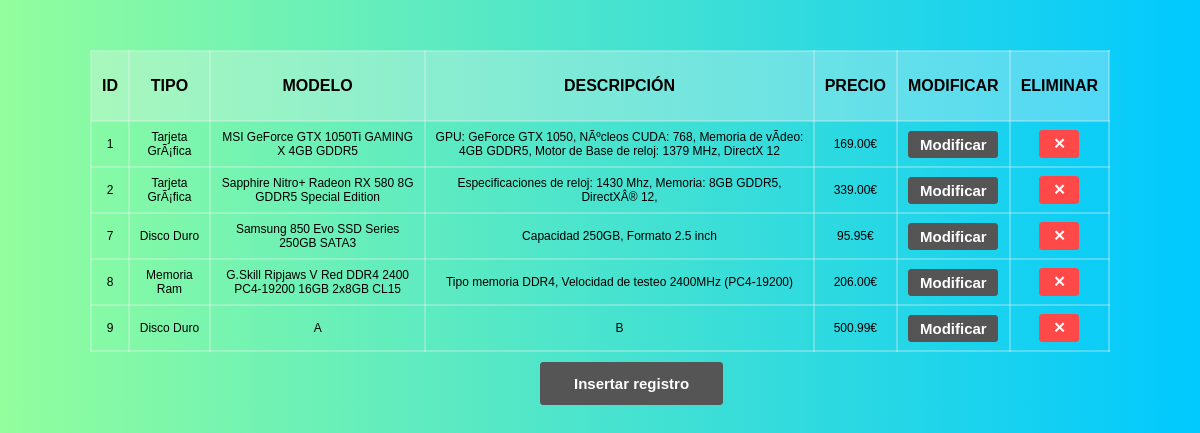
/Tema1/PRACTICAS/Practica_2/index.php, run on the app's committed database.
### tables this page shows
CREATE TABLE `components` (
  `id` int(11) NOT NULL,
  `tipo` varchar(20) NOT NULL,
  `modelo` varchar(100) NOT NULL,
  `descripcion` varchar(200) NOT NULL,
  `precio` decimal(5,2) NOT NULL
);

### Tema1/PRACTICAS/Practica_2/baseDatos.php (called while the page is built, shortened)
<?php
$servername = "localhost";
$username = "patryk";
$password = "patryk";
$dbname = "hardware";
$conn = new mysqli($servername, $username, $password, $dbname);
   $sql = "SELECT * FROM components";
   $result = $conn->query($sql) or trigger_error(mysqli_error($conn)." ".$sql);
 ?>

### Tema1/PRACTICAS/Practica_2/index.php (the view, shortened to what this page needs)
<!DOCTYPE html>
<html>
  <head>
  </head>
  <body>
      <?php
        require_once('baseDatos.php');
        if ($result->num_rows > 0) { ?>
          <table>
            <tr>
              <th>ID</th>
              <th>TIPO</th>
              <th>MODELO</th>
              <th>DESCRIPCIÓN</th>
              <th>PRECIO</th>
              <th>MODIFICAR</th>
              <th>ELIMINAR</th>
            </tr>
            <?php
         while($row = $result->fetch_assoc()) { ?>
        <tr>
            <td><?php echo $row["id"]; ?></td>
            <td><?php echo $row["tipo"]; ?></td>
            <td><?php echo $row["modelo"]; ?></td>
            <td><?php echo $row["descripcion"]; ?></td>
            <td><?php echo $row["precio"] . "€"; ?></td>
            <td>
              <a href="controlador_modificar.php?id=<?php echo $row["id"];?>">
                <input class="modificar" type="button" value="Modificar">
              </a>
            </td>
            <td>
              <a href="controlador_eliminar.php?id=<?php echo $row["id"];?>">
                <input class="eliminar" type="button" value="&#10005;">
              </a>
            </td>
            <?php } ?>
        </tr>
    </table>
    <form action="altas.php">
        <input type="submit" class="nuevo" value="Insertar registro" />
    </form>
    <?php
  } elseif ($result == false) {
      echo "La consulta que ha solicitado en el archivo baseDatos.php tiene errores de sintaxis.";
  } else { ?>
  <form action="controlador_alta.php">
      <input type="submit" class="nuevo" value="Insertar registro" />
  </form>
<?php }?>
  </body>
</html>

### Tema1/PRACTICAS/Practica_2/index.php (style rules this page uses)
* { margin: 0; padding: 0; }
body { background: #00C9FF; background: -webkit-linear-gradient(to right, #92FE9D, #00C9FF); background: linear-gradient(to right, #92FE9D, #00C9FF); font-family: Arial, sans-serif; }
table { position: relative; margin: 50px auto; width: 85%; }
table, th, td { border-collapse: collapse; border-top: 2px solid rgba(242, 242, 242, 0.3); }
th, td { border-bottom: 2px solid rgba(242, 242, 242, 0.3); }
td { padding: 8px; text-align: center; border: 2px solid rgba(242, 242, 242, 0.3); font-size: 12px; }
th { padding: 25px 10px 25px 10px; text-align: center; background-color: rgba(242, 242, 242, 0.3); border: 2px solid rgba(242, 242, 242, 0.3); font-size: 16px; }
form { position: relative; margin-left: 45%; }
input[class="nuevo"] { position: absolute; margin-top: -40px; padding: 12px 5%; font-weight: bold; font-size: 15px; text-decoration: none; color: white; background-color: #555; cursor: pointer; border: 1px solid #555; border-radius: 3px; transition: .4s ease; }
input[class="modificar"] { font-weight: bold; font-size: 15px; color: white; background-color: #555; cursor: pointer; border: 1px solid #555; border-radius: 3px; padding: 4px 4px; width: 90px; }
input[class="eliminar"] { font-weight: bold; font-size: 15px; color: white; background-color: #ff4949; cursor: pointer; border: 1px solid #ff4949; border-radius: 3px; padding: 4px 4px; width: 40px; }
a { text-decoration: none; }

### data on the page
components: id "1", tipo "Tarjeta GrÃ¡fica", modelo "MSI GeForce GTX 1050Ti GAMING X 4GB GDDR5", descripcion "GPU: GeForce GTX 1050, NÃºcleos CUDA: 768, Memoria de vÃ­deo: 4GB GDDR5, Motor de Base de reloj: 1379 MHz, DirectX 12", precio "169.00"
components: id "2", tipo "Tarjeta GrÃ¡fica", modelo "Sapphire Nitro+ Radeon RX 580 8G GDDR5 Special Edition", descripcion "Especificaciones de reloj: 1430 Mhz, Memoria: 8GB GDDR5, DirectXÂ® 12,", precio "339.00"
components: id "7", tipo "Disco Duro", modelo "Samsung 850 Evo SSD Series 250GB SATA3", descripcion "Capacidad 250GB, Formato 2.5 inch", precio "95.95"
components: id "8", tipo "Memoria Ram", modelo "G.Skill Ripjaws V Red DDR4 2400 PC4-19200 16GB 2x8GB CL15", descripcion "Tipo memoria DDR4, Velocidad de testeo 2400MHz (PC4-19200)", precio "206.00"
components: id "9", tipo "Disco Duro", modelo "A", descripcion "B", precio "500.99"
